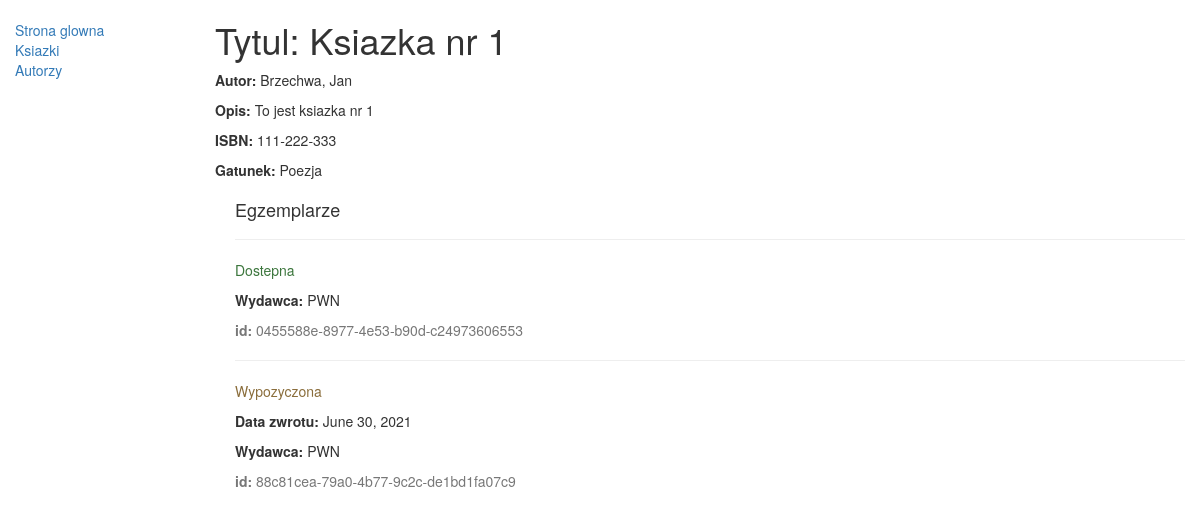
Screenshot of /katalog/ksiazka/1 with the database file from the repository.
### katalog/models.py (models this page shows, shortened)
class Ksiazka(models.Model):
    tytul = models.CharField(max_length=200)
    autor = models.ForeignKey('Autor', on_delete=models.SET_NULL, null=True, help_text='Autor tej ksiazki')
    opis = models.TextField(max_length=1000, help_text='Opis ksiazki')
    isbn = models.CharField('ISBN',max_length=13, help_text='<a href="https://www.isbn-international.org/content/what-isbn">ISBN</a>')
    gatunek = models.ManyToManyField(Gatunek, help_text='Gatunek tej ksiazki')

class Autor(models.Model):
    imie = models.CharField(max_length=100)
    nazwisko = models.CharField(max_length=100)
    data_urodzenia = models.DateField(null=True, blank=True)
    data_smierci = models.DateField('Zmarl', null=True, blank=True)
    class Meta:
        ordering = ["nazwisko","imie"]
    def __str__(self):
        return '{0}, {1}'.format(self.nazwisko,self.imie)

class Gatunek(models.Model):
    nazwa = models.CharField(max_length=200, help_text="Gatunek, kategoria (np. poezja, fantastyka, przygodowa, satyra, klasyka, horror, sensacja)")
    def __str__(self):
        return self.nazwa

class InstancjaKsiazki(models.Model):
    id = models.UUIDField(primary_key=True, default=uuid.uuid4, help_text="ID tej ksiazki")
    ksiazka = models.ForeignKey('Ksiazka', on_delete=models.SET_NULL, null=True)
    wydawca = models.CharField(max_length=200)
    data_zwrotu = models.DateField(null=True, blank=True)
    wypozycza = models.ForeignKey(User, on_delete=models.SET_NULL, null=True, blank=True)
    STATUS_WYPOZYCZENIA = (
        ('n', 'Naprawa'),
        ('w', 'Wypozyczona'),
	('d', 'Dostepna'),
	('z', 'Zarezerwowana'),
    )
    status = models.CharField(max_length=1, choices=STATUS_WYPOZYCZENIA, blank=True, default='n', help_text='Dostepnosc ksiazki')
    class Meta:
        ordering = ["data_zwrotu"]

### katalog/views.py (the view)
# urls.py: path('ksiazka/<int:pk>', views.KsiazkaSzczegolView.as_view(), name='ksiazka-detail'),
class KsiazkaSzczegolView(generic.DetailView):
    model = Ksiazka

### katalog/templates/katalog/ksiazka_detail.html
{% extends "base_generic.html" %}
{% block content %}
  <h1>Tytul: {{ ksiazka.tytul }}</h1>
  <p><strong>Autor:</strong> {{ ksiazka.autor }} </p>
  <p><strong>Opis:</strong> {{ ksiazka.opis }} </p>
  <p><strong>ISBN:</strong> {{ ksiazka.isbn }} </p>
  <p><strong>Gatunek:</strong> {% for g in ksiazka.gatunek.all %} {{ g }}{% if not forloop.last %}, {% endif %} {% endfor %}</p>
  <div style="margin-left:20px;margin-top:20px">
    <h4>Egzemplarze</h4>
    {% for inst in ksiazka.instancjaksiazki_set.all %}
    <hr>
    <p class="{% if inst.status == 'd' %}text-success{% elif inst.status == 'n' %}text-danger{% else %}text-warning{% endif %}">{{ inst.get_status_display }}</p>
    {% if inst.status != 'd' and inst.status != 'n' %}
       <p><strong>Data zwrotu:</strong> {{inst.data_zwrotu}}</p>
    {% endif %}
    <p><strong>Wydawca:</strong> {{inst.wydawca}}</p>
    <p class="text-muted"><strong>id:</strong> {{inst.id}}</p>
    {% endfor %}
  </div>
{% endblock %}

### katalog/templates/base_generic.html (shortened to what this page needs)
<!DOCTYPE html>
<html lang="en">
<head>
   <link rel="stylesheet" href="https://maxcdn.bootstrapcdn.com/bootstrap/3.3.7/css/bootstrap.min.css">
   {% load static %}
   <link rel="stylesheet" href="{% static 'css/styles.css' %}">
</head>
<body>
  <div class="container-fluid">
    <div class="row">
      <div class="col-sm-2">
      {% block sidebar %}
      <ul class="sidebar-nav">
          <li><a href="{% url 'index' %}">Strona glowna</a></li>
         <li><a href="{% url 'ksiazki' %}">Ksiazki</a></li>
          <li><a href="{% url 'autorzy' %}">Autorzy</a></li>
      </ul>
     {% endblock %}
      </div>
      <div class="col-sm-10 ">
      {% block content %}{% endblock %}
      </div>
    </div>
  </div>
</body>
</html>

### katalog/static/css/styles.css (style rules this page uses)
.sidebar-nav { margin-top: 20px; padding: 0; list-style: none; }

### rows the page displays
Ksiazka: tytul "Ksiazka nr 1", autor "Brzechwa, Jan", opis "To jest ksiazka nr 1", isbn "111-222-333"
Gatunek: nazwa "Poezja"
InstancjaKsiazki: status "Dostepna", wydawca "PWN", id "0455588e-8977-4e53-b90d-c24973606553"
InstancjaKsiazki: status "Wypozyczona", data_zwrotu "June 30, 2021", wydawca "PWN", id "88c81cea-79a0-4b77-9c2c-de1bd1fa07c9"
